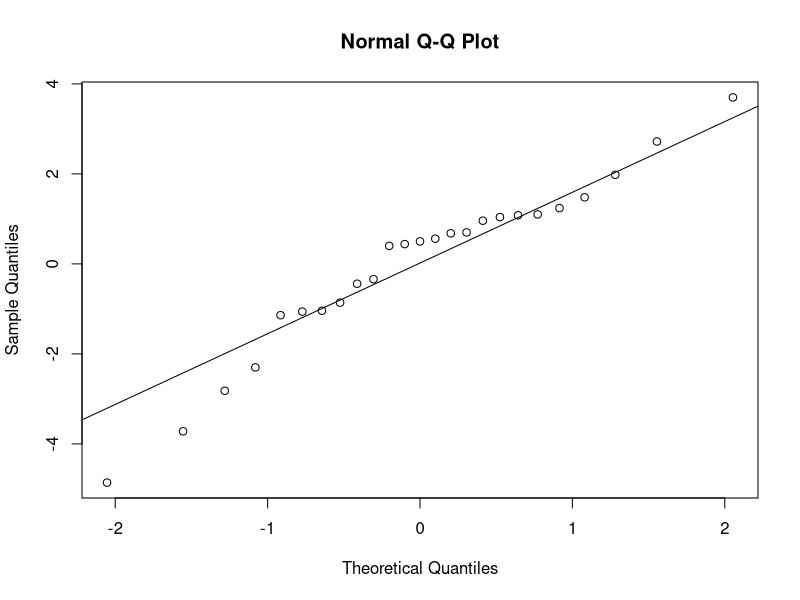
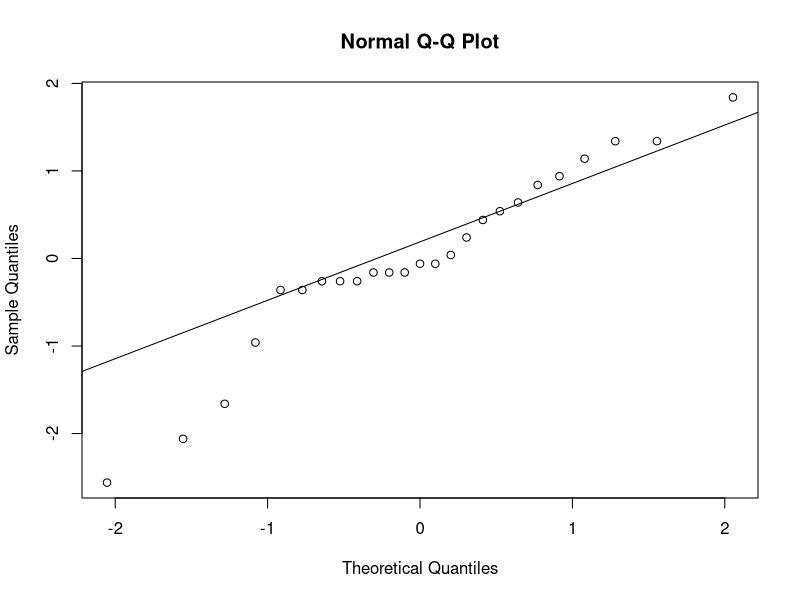
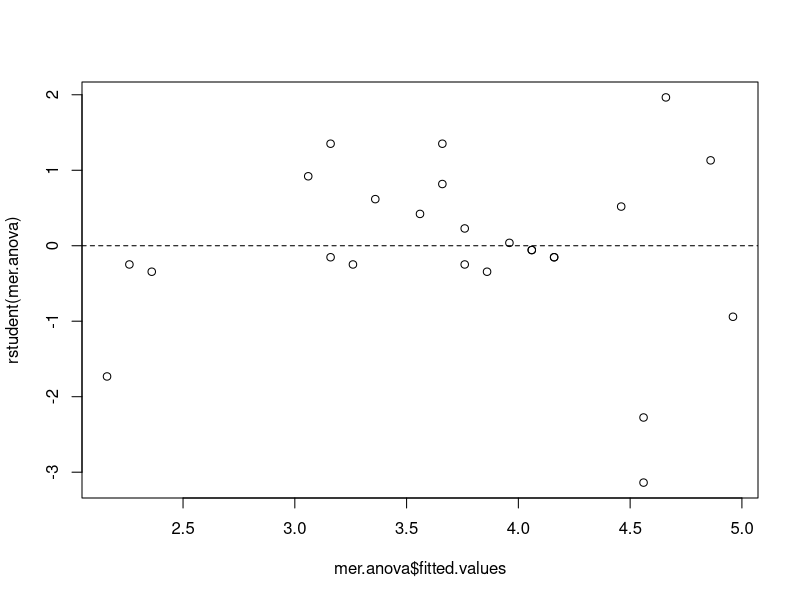
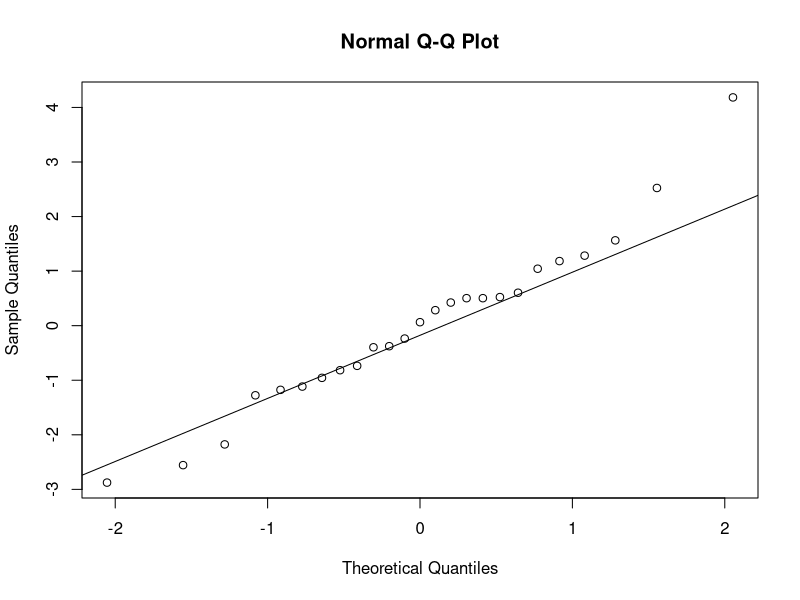

Recreate these plots in R, in order.
library(lmtest)

data <- read.csv("temperature.csv") 

#--------Rtd-------
rtd.anova <- aov(data$Rtd~data$Silo+data$Dia)
summary(rtd.anova)
rtd.res <- rtd.anova$residuals

#1 Normalidad
qqnorm(rtd.res)
qqline(rtd.res)
shapiro.test(rtd.res)

#2 Independencia
dwtest(rtd.anova)

#plot(rtd.anova)

#--------Mer---------
mer.anova <- aov(data$Mer~data$Silo+data$Dia)
summary(mer.anova)
mer.res <- mer.anova$residuals

#1 Normalidad
qqnorm(mer.res)
qqline(mer.res)
shapiro.test(mer.res)

#2 Independencia
dwtest(mer.anova)

#3 Varianza constante
plot(mer.anova$fitted.values,rstudent(mer.anova))
abline(h=0,lty = 2)
bartlett.test(mer.res, data$Silo)

#--------Dif--------
dif = abs(data$Mer - data$Rtd)
dif.anova <- aov(dif~data$Silo+data$Dia)
summary(dif.anova)
dif.res <- dif.anova$residuals

#1 Normalidad
qqnorm(dif.res)
qqline(dif.res)
shapiro.test(dif.res)

#2 Independencia
dwtest(dif.anova)

